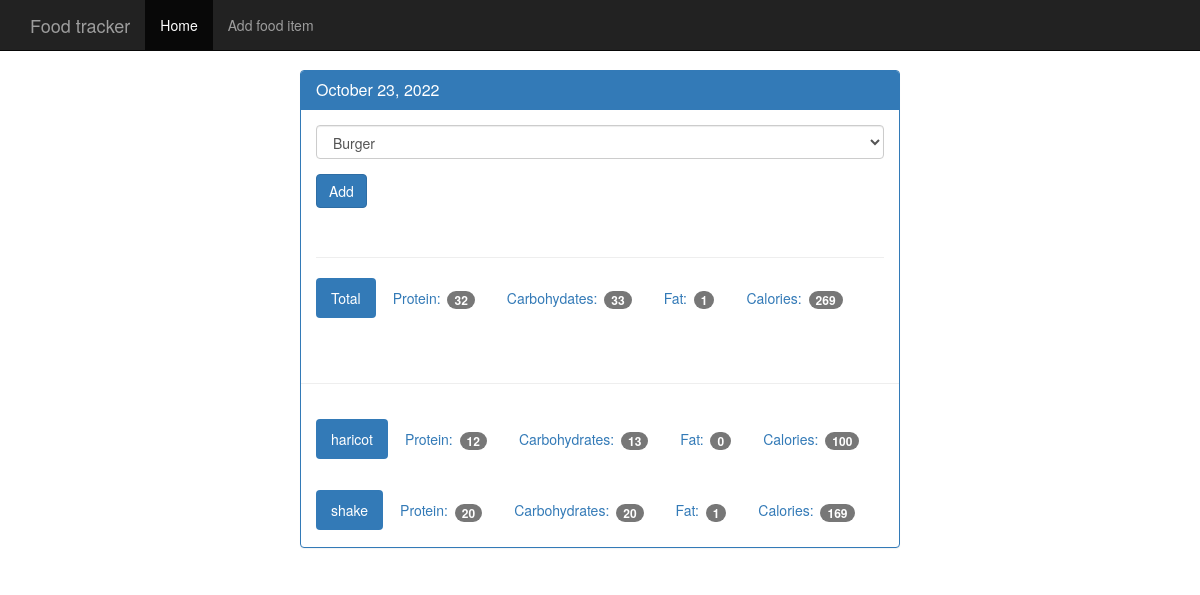
Screenshot of /view/20221023 with the database file from the repository.
### tables this page shows
CREATE TABLE food (
    id integer primary key autoincrement,
    name text not null,
    protein integer not null,
    carbohydrates integer not null,
    fat integer not null,
    calories integer not null
);

### app.py (the view)
@app.route('/view/<date>', methods=['GET', 'POST'])
def view(date):
    db = get_db()
    cur = db.execute('select id, entry_date from log_date where entry_date = ?', [date])
    date_result = cur.fetchone()
    if request.method == 'POST':
        db.execute('insert into food_date (food_id, log_date_id) values (?, ?)', [request.form['food-select'], date_result['id']])
        db.commit()
    d = datetime.strptime(str(date_result['entry_date']), '%Y%m%d')
    pretty_date = datetime.strftime(d, '%B %d, %Y')
    food_cur = db.execute('select id, name from food')
    food_results = food_cur.fetchall()
    log_cur = db.execute('select food.name, food.protein, food.carbohydrates, food.fat, food.calories from log_date join food_date on food_date.log_date_id = log_date.id join food on food.id = food_date.food_id where log_date.entry_date = ?', [date])
    log_results = log_cur.fetchall()
    totals = {}
    totals['protein'] = 0
    totals['carbohydrates'] = 0
    totals['fat'] = 0
    totals['calories'] = 0
    for food in log_results:
        totals['protein'] += food['protein']
        totals['carbohydrates'] += food['carbohydrates']
        totals['fat'] += food['fat']
        totals['calories'] += food['calories']
    return render_template('day.html', pretty_date=pretty_date, entry_date=date_result['entry_date'], food_results=food_results, log_results=log_results, totals=totals)

### database.py (called while the page is built)
def connect_db():
    sql = sqlite3.connect('/home/lucas/Bureau/repos/flask_first_project/food_log.db')
    sql.row_factory = sqlite3.Row
    return sql

def get_db():
    if not hasattr(g, 'sqlite3_db'):
        g.sqlite_db = connect_db()
    return g.sqlite_db

### templates/day.html
{% extends 'base.html' %}
{% block body %}
    <nav class="navbar navbar-inverse navbar-fixed-top">
          <div class="container">
            <div class="navbar-header">
                <a class="navbar-brand" href="{{ url_for('index')}}">Food tracker</a>
            </div>
            <div id="navbar" class="collapse navbar-collapse">
            <ul class="nav navbar-nav">
              <li class="active">
                <a href="{{ url_for('index')}}">Home</a>
              </li>
              <li>
                <a href="{{ url_for('food')}}">Add food item</a>
              </li>
            </ul>
          </div>
        </div>
      </nav>
    <div class="container theme-showcase col-sm-6 col-sm-offset-3" role="main">
        <div class="row">
          <div>
            <div class="panel panel-primary">
              <div class="panel-heading">
                <h3 class="panel-title">{{pretty_date}}</h3>
              </div>
              <div class="panel-body">
                <form method="POST" action="{{ url_for('view', date=entry_date) }}">
                  <div class="form-group">
                    <select class="form-control" name="food-select">
                      {% for food in food_results %}
                        <option value="{{ food.id }}">{{food.name}}</option>
                      {%endfor%}
                    </select>
                  </div>
                  <button type="submit" class="btn btn-primary">Add</button>
                </form>
                <div class="page-header"></div>
                <ul class="nav nav-pills" role="tablist">
                  <li class="active"><a>Total</a></li>
                  <li><a>Protein: <span class="badge">{{totals.protein}}</span></a></li>
                  <li><a>Carbohydates: <span class="badge">{{totals.carbohydrates}}</span></a></li>
                  <li><a>Fat: <span class="badge">{{totals.fat}}</span></a></li>
                  <li><a>Calories: <span class="badge">{{totals.calories}}</span></a></li>
                </ul>
              </div>
              <div class="page-header"></div>
              {% for food in log_results %}
                <div class="panel-body">
                  <ul class="nav nav-pills" role="tablist">
                    <li class="active"><a>{{food.name}}</a></li>
                    <li><a>Protein: <span class="badge">{{food.protein}}</span></a></li>
                    <li><a>Carbohydrates: <span class="badge">{{food.carbohydrates}}</span></a></li>
                    <li><a>Fat: <span class="badge">{{food.fat}}</span></a></li>
                    <li><a>Calories: <span class="badge">{{food.calories}}</span></a></li>
                  </ul>
                </div>
              {% endfor %}
            </div>
          </div>
        </div>
      </div>
{% endblock %}

### static/theme.css (style rules this page uses)
body { padding-top: 70px; padding-bottom: 30px; }

### rows the page displays
food: name "haricot", protein "12", carbohydrates "13", fat "0", calories "100"
food: name "shake", protein "20", carbohydrates "20", fat "1", calories "169"

### other values shown
{{ pretty_date }} "October 23, 2022"
{{ totals.protein }} "32"
{{ totals.carbohydrates }} "33"
{{ totals.fat }} "1"
{{ totals.calories }} "269"
form field food-select "Burger"
